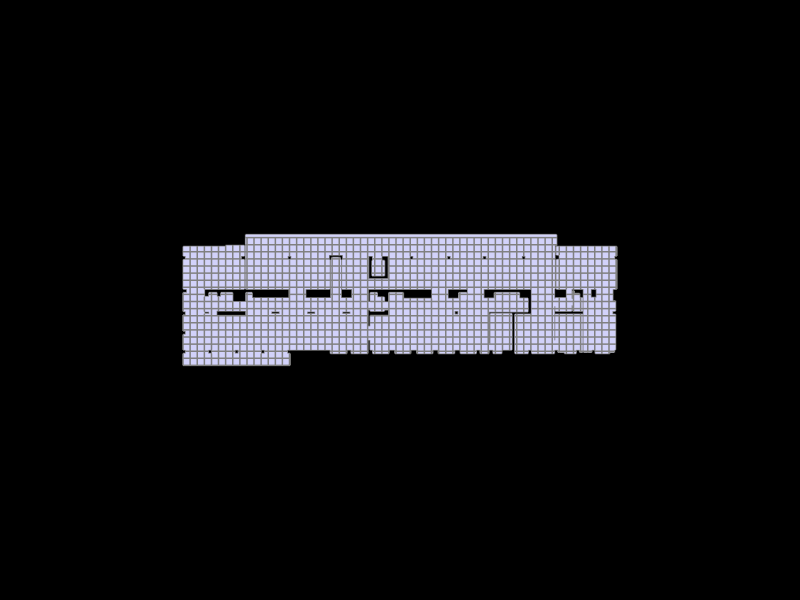

Notebook cell for this chart:
### Markdown cell above
## 8. Show the geometry and the grid

### Code cell
Topology.Show(gleis21_gf_floorplan, grid,
              camera=[0,0,8],
              faceColor=[210,210,250],
              faceOpacity=1,
              edgeColor="grey",
              edgeWidth=3,
              showVertices=False,
              backgroundColor="black",
              width=800,
              height=600,
              renderer = renderer)

### Figure 1 — Plotly figure (JSON) as saved in the notebook; plotly's stock layout.template omitted (floating-point values rounded to 4 significant figures; data arrays with more than 128 entries replaced by an {"elided": "..."} marker saying what was removed)
{"data": [{"hoverinfo": "text", "legendgroup": "2", "legendrank": 2, "line": {"color": "grey", "dash": "solid", "width": 3}, "marker": {"size": 0}, "mode": "lines", "name": "1: Untitled (Edges)", "showlegend": false, "text": "", "type": "scatter3d", "x": {"elided": "924 float values"}, "y": {"elided": "924 float values"}, "z": {"elided": "924 int values"}}, {"cmax": 1, "cmin": 0, "color": "#D2D2FA", "colorscale": [[0, "#440154"], [0.1111, "#482878"], [0.2222, "#3e4989"], [0.3333, "#31688e"], [0.4444, "#26828e"], [0.5556, "#1f9e89"], [0.6667, "#35b779"], [0.7778, "#6ece58"], [0.8889, "#b5de2b"], [1, "#fde725"]], "flatshading": true, "hoverinfo": "text", "hovertext": "", "i": {"elided": "346 int values"}, "j": {"elided": "346 int values"}, "k": {"elided": "346 int values"}, "legendgroup": "3", "legendrank": 3, "lighting": {"facenormalsepsilon": 0}, "name": "1: Untitled (Faces)", "opacity": 1, "showlegend": false, "showscale": false, "text": "", "type": "mesh3d", "x": {"elided": "308 float values"}, "y": {"elided": "308 float values"}, "z": {"elided": "308 int values"}}, {"hoverinfo": "text", "legendgroup": "6", "legendrank": 6, "line": {"color": "grey", "dash": "solid", "width": 3}, "marker": {"size": 0}, "mode": "lines", "name": "2: Untitled (Edges)", "showlegend": false, "text": "", "type": "scatter3d", "x": {"elided": "762 float values"}, "y": {"elided": "762 float values"}, "z": {"elided": "762 int values"}}], "layout": {"autosize": true, "height": 600, "margin": {"b": 40, "l": 40, "r": 40, "t": 40}, "paper_bgcolor": "#000000", "plot_bgcolor": "#000000", "scene": {"aspectmode": "data", "camera": {"center": {"x": 0, "y": 0, "z": 0}, "eye": {"x": 0, "y": 0, "z": 8}, "projection": {"type": "perspective"}, "up": {"x": 0, "y": 1, "z": 0}}, "xaxis": {"visible": false}, "yaxis": {"visible": false}, "zaxis": {"visible": false}}, "showlegend": true, "width": 800, "xaxis": {"showgrid": false, "visible": false, "zeroline": false}, "yaxis": {"showgrid": false, "visible": false, "zeroline": false}}}
